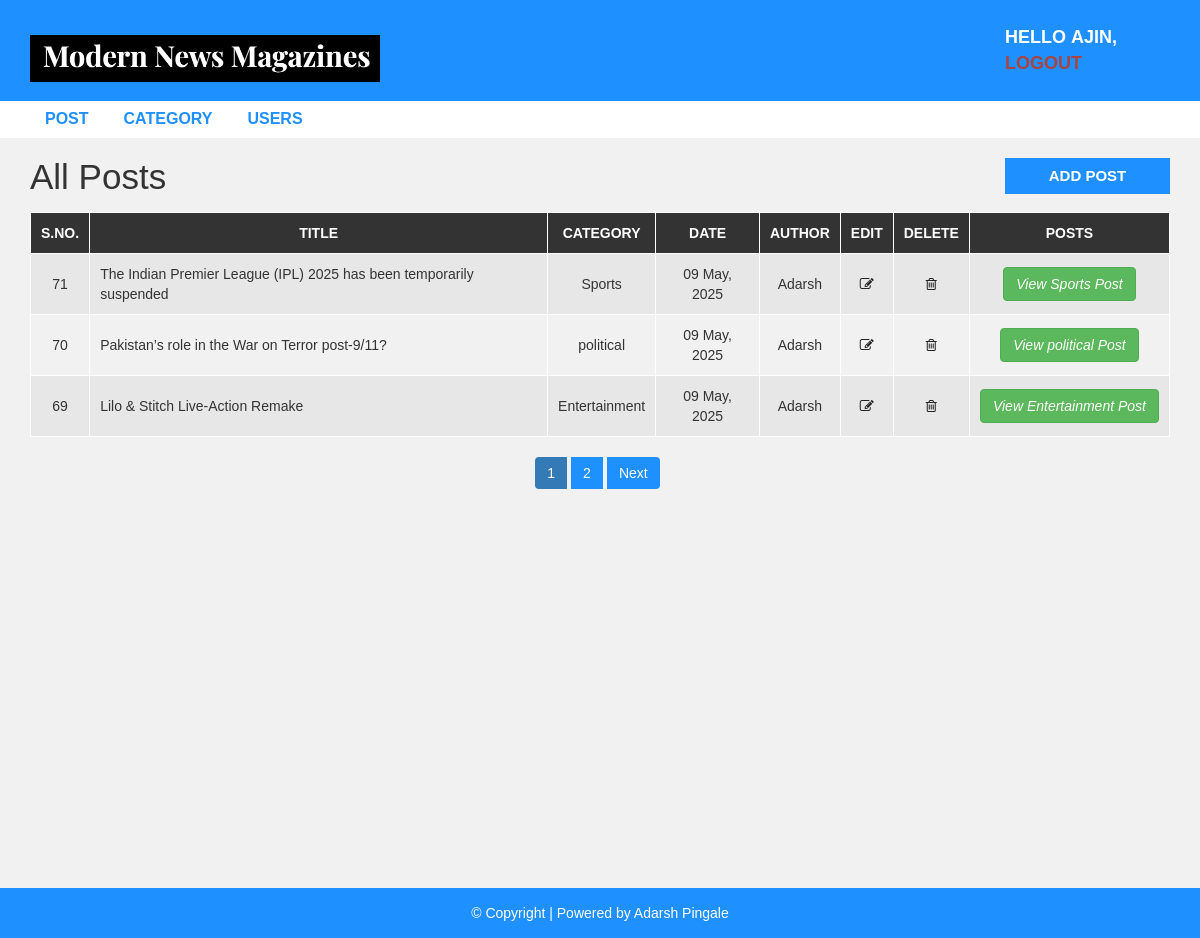
The page /pages/post.php (signed in) on the database its author committed.
### tables this page shows
CREATE TABLE `post` (
  `post_id` int(11) NOT NULL,
  `title` varchar(100) NOT NULL,
  `description` text NOT NULL,
  `category` varchar(100) NOT NULL,
  `post_date` varchar(50) NOT NULL,
  `author` int(11) NOT NULL,
  `post_img` varchar(100) NOT NULL
);

CREATE TABLE `category` (
  `category_id` int(11) NOT NULL,
  `category_name` varchar(100) NOT NULL,
  `post` int(11) NOT NULL DEFAULT 0
);

CREATE TABLE `user` (
  `user_id` int(10) UNSIGNED NOT NULL,
  `first_name` varchar(30) NOT NULL,
  `last_name` varchar(30) NOT NULL,
  `username` varchar(30) DEFAULT NULL,
  `password` varchar(40) DEFAULT NULL,
  `role` int(11) NOT NULL
);

### pages/post.php (the view, shortened to what this page needs)
<?php include "header.php"; ?>
<div id="admin-content">
    <div class="container">
        <div class="row">
            <div class="col-md-10">
                <h1 class="admin-heading">All Posts</h1>
            </div>
            <div class="col-md-2">
                <a class="add-new" href="add-post.php">Add Post</a>
            </div>
            <div class="col-md-12">
                <?php
                include "config.php";
                $limit = 3;
                $page = isset($_GET['page']) ? $_GET['page'] : 1;
                $offset = ($page - 1) * $limit;
                $user_role = $_SESSION['user_role'];
                if ($user_role == '1') {
                    $get_query = "SELECT post.post_id, post.title, category.category_name, post.post_date, user.username, post.category
                                  FROM post
                                  LEFT JOIN category ON post.category = category.category_id
                                  LEFT JOIN user ON post.author = user.user_id
                                  ORDER BY post.post_id DESC
                                  LIMIT {$offset}, {$limit}";
                    $count_query = "SELECT COUNT(*) AS total FROM post";
                }
                $get_query_run = mysqli_query($conn, $get_query);
                if (mysqli_num_rows($get_query_run) > 0) {
                    ?>
                    <table class="content-table">
                        <thead>
                            <tr>
                                <th>S.No.</th>
                                <th>Title</th>
                                <th>Category</th>
                                <th>Date</th>
                                <th>Author</th>
                                <th>Edit</th>
                                <th>Delete</th>
                                <th>Posts</th>
                            </tr>
                        </thead>
                        <tbody>
                            <?php
                            while ($row = mysqli_fetch_assoc($get_query_run)) {
                                ?>
                                <tr>
                                    <td class='id'><?php echo $row['post_id']; ?></td>
                                    <td><?php echo htmlspecialchars($row['title']); ?></td>
                                    <td><?php echo htmlspecialchars($row['category_name']); ?></td>
                                    <td><?php echo $row['post_date']; ?></td>
                                    <td><?php echo $row['username']; ?></td>
                                    <td class='edit'><a href='update-post.php?id=<?php echo $row["post_id"]; ?>'><i class='fa fa-edit'></i></a></td>
                                    <td class='delete'><a href='delete-post.php?id=<?php echo $row['post_id'];?>&catid=<?php echo $row['category'];?>'><i class="fa fa-trash-o"></i></a></td>
                                    <td><a href='view-post.php?id=<?php echo $row["post_id"]; ?>'><i class='btn btn-success'>View <?php echo htmlspecialchars($row['category_name']); ?> Post</i></a></td>
                                </tr>
                            <?php } ?>
                        </tbody>
                    </table>
                    <?php
                } else {
                    echo "<h3>No Posts Found.</h3>";
                }
                $result1 = mysqli_query($conn, $count_query);
                $row = mysqli_fetch_assoc($result1);
                $total_records = $row['total'];
                $total_page = ceil($total_records / $limit);
                if ($total_page > 1) {
                    echo '<ul class="pagination admin-pagination">';
                    for ($i = 1; $i <= $total_page; $i++) {
                        $active = ($i == $page) ? "class='active'" : "";
                        echo "<li $active><a href='post.php?page=$i'>$i</a></li>";
                    }
                    if ($page < $total_page) {
                        echo '<li><a href="post.php?page=' . ($page + 1) . '">Next</a></li>';
                    }
                    echo '</ul>';
                }
                ?>
            </div>
        </div>
    </div>
</div>
<?php include "footer.php"; ?>

### pages/header.php (shortened to what this page needs)
<!DOCTYPE html>
<html lang="en">
<head>
    <link rel="stylesheet" href="../css/bootstrap.min.css" />
    <link rel="stylesheet" href="../css/font-awesome.css">
    <link rel="stylesheet" href="../css/style.css">
</head>
<body>
    <div id="header-admin">
        <div class="container">
            <div class="row">
                <div class="col-md-2">
                    <a href="post.php">
                        <img class="logo" src="images/modernnewsmagazines.png"
                            style="width: 350px; height: auto; float: left; margin-top: 20px; margin-right: 10px;">
                    </a>
                </div>
                <div class="col-md-offset-8  col-md-2">
                    <a href="logout.php" class="admin-logout">
                        Hello&nbsp;<?php echo $_SESSION['username']; ?>,<br>
                         <span class="text-danger font-weight-bold">logout</span>
                    </a>
                </div>
            </div>
        </div>
    </div>
    <div id="admin-menubar">
        <div class="container">
            <div class="row">
                <div class="col-md-12">
                    <ul class="admin-menu">
                        <li>
                            <a href="post.php">Post</a>
                        </li>
                        <?php
                        if ($_SESSION['user_role'] == 1) {
                            ?>
                            <li>
                                <a href="category.php">Category</a>
                            </li>
                            <li>
                                <a href="users.php">Users</a>
                            </li>
                            <?php
                        }
                        ?>
                    </ul>
                </div>
            </div>
        </div>
    </div>

### pages/footer.php
<div id ="footer">
    <div class="container">
        <div class="row">
            <div class="col-md-12">
                <span>© Copyright | Powered by <a href="https://adarshpingale.netlify.app/">Adarsh Pingale</a></span>
            </div>
        </div>
    </div>
</div>
</body>
</html>

### css/style.css (style rules this page uses)
body { background: #f1f1f1; font-family: sans-serif,arial,Helvetica; }
a, a:hover, a:focus { text-decoration: none; outline: none; }
ul { margin:0; padding:0; list-style:none; }
img.logo { width: 100%; height: auto; display: block; }
#header-admin { background-color: #1E90FF; padding: 15px 0; }
#header-admin .admin-logout { margin: 10px 0; color: #fff; font-size: 18px; font-weight: 600; text-transform: uppercase; display: inline-block; }
#admin-menubar { background-color: #fff; }
#admin-menubar .admin-menu { font-size: 0; }
#admin-menubar .admin-menu li { display: inline-block; margin: 0 5px 0 0; }
#admin-menubar .admin-menu li a { color: #1E90FF; font-size: 16px; font-weight: 600; text-transform: uppercase; padding: 7px 15px; display: block; transition: all 0.3s; }
#admin-content { padding: 20px 0; min-height: 750px; }
#admin-content .admin-heading { font-size: 35px; margin: 0 0 15px; }
#admin-content .add-new { color: #fff; background-color: #1E90FF; font-size: 15px; font-weight: 600; text-align: center; text-transform: uppercase; padding: 7px 10px; display: block; transition: all 0.3s; }
#admin-content .content-table { border: 1px solid #000; width: 100%; margin: 0 0 20px; }
#admin-content .content-table thead { color: #fff; background-color: #333; }
#admin-content .content-table th { padding: 10px; border: 1px solid #fff; font-weight: 600; text-align: center; text-transform: uppercase; }
#admin-content .content-table tbody { color: #333; }
#admin-content .content-table tbody tr { background-color: #e7e7e7; }
#admin-content .content-table tbody tr:nth-child(even) { background-color: transparent; }
#admin-content .content-table tbody td { padding: 10px; border: 1px solid #fff; text-align: center; }
#admin-content .content-table tbody td:nth-child(2) { text-align: left; }
#admin-content .admin-pagination { margin: 0; }
#admin-content .admin-pagination li a { display: block; }
.id, .edit, .delete { text-align:center; }
.pagination { display: block; text-align: center; margin: 0; }
.pagination li { display:inline-block; margin: 0 5px 0 0; }
.pagination li a { border: none; background: #1e90ff; color: #fff; }
i.fa { color:#222; }
#footer { color: #fff; padding:15px 0; text-align:center; background-color:#1e90ff; }
#footer a { color:#fff; }

### rows shown on the page
post: post_id "71", title "The Indian Premier League (IPL) 2025 has been temporarily suspended", category.category_name "Sports", post_date "09 May, 2025", user.username "Adarsh"
post: post_id "70", title "Pakistan’s role in the War on Terror post-9/11?", category.category_name "political", post_date "09 May, 2025", user.username "Adarsh"
post: post_id "69", title "Lilo & Stitch Live-Action Remake", category.category_name "Entertainment", post_date "09 May, 2025", user.username "Adarsh"

### other values the page prints
$_SESSION['username'] "AJIN"
